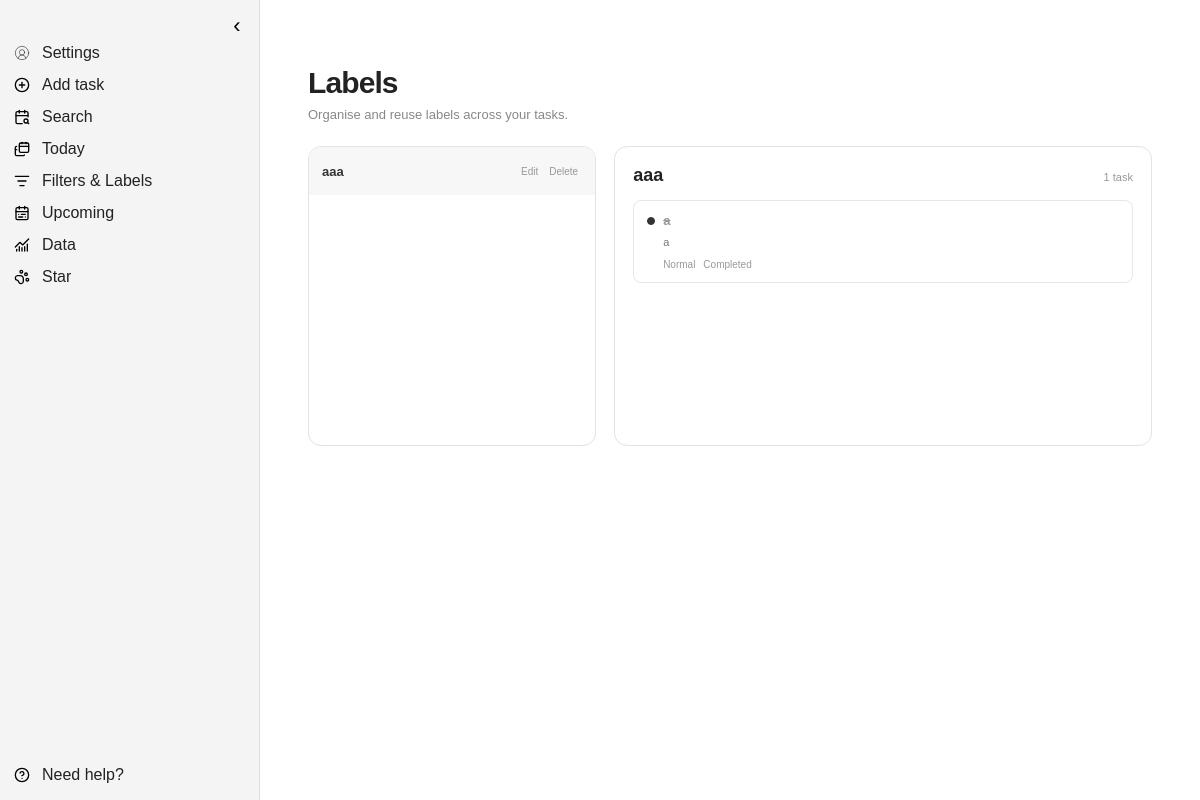
The app's page /labels?label=2 (signed in) with its own data.
### tables this page shows
CREATE TABLE cat (
            id INTEGER PRIMARY KEY AUTOINCREMENT,
            user_id INTEGER UNIQUE NOT NULL,
            cat_name TEXT NOT NULL,

            -- what the cat is doing at the moment
            status TEXT NOT NULL DEFAULT 'idle',

            -- keep these values between 0 and 100
            mood INTEGER NOT NULL DEFAULT 50
                CHECK (mood BETWEEN 0 AND 100),

            energy INTEGER NOT NULL DEFAULT 100
                CHECK (energy BETWEEN 0 AND 100),

            hunger INTEGER NOT NULL DEFAULT 0
                CHECK (hunger BETWEEN 0 AND 100),

            -- remember when the user last interacted with their cat
            last_interaction TIMESTAMP NOT NULL
                DEFAULT CURRENT_TIMESTAMP,

            equipped_item TEXT,
            cat_color TEXT,

            -- connect the cat to its owner
            FOREIGN KEY (user_id)
                REFERENCES users(id)
                ON DELETE CASCADE
        );

CREATE TABLE tags (
            id INTEGER PRIMARY KEY AUTOINCREMENT,
            user_id INTEGER NOT NULL,
            name TEXT NOT NULL,

            -- one user cannot create two tags with exactly the same name
            UNIQUE (user_id, name),

            FOREIGN KEY (user_id)
                REFERENCES users(id)
                ON DELETE CASCADE
        );

CREATE TABLE tasks (
            id INTEGER PRIMARY KEY AUTOINCREMENT,
            user_id INTEGER NOT NULL,
            title TEXT NOT NULL,
            description TEXT,

            -- task can only have one of these three states
            state TEXT NOT NULL DEFAULT 'not_started'
                CHECK (
                    state IN (
                        'not_started',
                        'in_progress',
                        'completed'
                    )
                ),

            -- normal is the default if the user does not choose a priority
            priority TEXT NOT NULL DEFAULT 'normal'
                CHECK (
                    priority IN (
                        'normal',
                        'low',
                        'medium',
                        'high'
                    )
                ),

            start_date DATE,
            due_date DATE,
            created_at TIMESTAMP NOT NULL DEFAULT CURRENT_TIMESTAMP,
            completed_at TIMESTAMP,

            -- connect the task to its user
            -- if the user is deleted, their tasks should also be deleted
            FOREIGN KEY (user_id)
                REFERENCES users(id)
                ON DELETE CASCADE
        );

### routes/label_routes.py (the view)
    @app.route("/labels")
    @login_required
    def labels():
        user_id = session["user_id"]
        tags = get_tags_by_user(
            user_id
        )
        selected_tag_id = request.args.get(
            "label",
            ""
        )
        selected_tag = None
        tasks = []
        if selected_tag_id.isdigit():
            selected_tag_id = int(
                selected_tag_id
            )
            selected_tag = next(
                (
                    tag
                    for tag in tags
                    if tag["id"]
                    == selected_tag_id
                ),
                None
            )
            if selected_tag:
                tasks = get_tasks_by_tag(
                    user_id=user_id,
                    tag_id=selected_tag_id
                )
                tasks = add_tags_to_tasks(
                    tasks,
                    user_id
                )
        return render_template(
            "labels.html",
            tags=tags,
            selected_tag=selected_tag,
            tasks=tasks
        )

### templates/labels.html (shortened to what this page needs)
{% extends "base.html" %}
{% block styles %}
<link
    rel="stylesheet"
    href="{{ url_for('static', filename='css/labels.css') }}"
>
{% endblock %}
{% block content %}
<main class="labels-page">
    <header class="labels-header">
        <h1>
            Labels
        </h1>
        <p>
            Organise and reuse labels across your tasks.
        </p>
    </header>
    {% if tags %}
        <div class="labels-layout">
            <section class="labels-list">
                {% for tag in tags %}
                    <div
                        class="
                            label-row
                            {% if
                                selected_tag
                                and
                                selected_tag['id']
                                == tag['id']
                            %}
                                selected
                            {% endif %}
                        "
                    >
                        <a
                            class="label-name"
                            href="{{ url_for('labels', label=tag['id']) }}"
                        >
                            {{ tag["name"] }}
                        </a>
                        <div class="label-actions">
                            <button
                                type="button"
                                class="label-edit-button"
                                data-tag-id="{{ tag['id'] }}"
                            >
                                Edit
                            </button>
                            <form
                                method="POST"
                                action="{{ url_for('remove_label', tag_id=tag['id']) }}"
                                class="label-delete-form"
                            >
                                <button
                                    type="submit"
                                    class="label-delete-button"
                                >
                                    Delete
                                </button>
                            </form>
                        </div>
                    </div>
                {% endfor %}
            </section>
            <section class="label-tasks">
                {% if selected_tag %}
                    <div class="label-task-header">
                        <h2>
                            {{ selected_tag["name"] }}
                        </h2>
                        <span>
                            {{ tasks | length }}
                            {% if tasks | length == 1 %}
                                task
                            {% else %}
                                tasks
                            {% endif %}
                        </span>
                    </div>
                    {% if tasks %}
                        <div class="label-task-list">
                            {% for task in tasks %}
                                <article class="label-task">
                                    <div class="label-task-title">
                                        <span
                                            class="
                                                label-task-circle
                                                {% if task['state'] == 'completed' %}
                                                    completed
                                                {% endif %}
                                            "
                                        ></span>
                                        <span
                                            {% if task["state"] == "completed" %}
                                                class="completed-title"
                                            {% endif %}
                                        >
                                            {{ task["title"] }}
                                        </span>
                                    </div>
                                    {% if task["description"] %}
                                        <p>
                                            {{ task["description"] }}
                                        </p>
                                    {% endif %}
                                    <div class="label-task-meta">
                                        <span>
                                            {{ task["priority"] | capitalize }}
                                        </span>
                                        <span>
                                            {{ task["state"] | replace("_", " ") | title }}
                                        </span>
                                    </div>
                                </article>
                            {% endfor %}
                        </div>
                    {% else %}
                        <div class="labels-empty-small">
                            No tasks use this label yet.
                        </div>
                    {% endif %}
                {% else %}
                    <div class="labels-empty-small">
                        Select a label to view its tasks.
                    </div>
                {% endif %}
            </section>
        </div>
    {% endif %}
</main>
{% endblock %}

### templates/base.html (shortened to what this page needs)
<!DOCTYPE html>
<html lang="en">
<head>
    <link
        rel="stylesheet"
        href="{{ url_for('static', filename='css/base.css') }}"
    >
    <link
        rel="stylesheet"
        href="{{ url_for('static', filename='css/task_modal.css') }}"
    >
    {% block styles %}
    {% endblock %}
</head>
<body>
    <aside class="sidebar" id="sidebar">
        <button
            class="sidebar-toggle"
            id="sidebarToggle"
            type="button"
            aria-label="Collapse sidebar"
        >
        </button>
        <nav class="sidebar-nav">
            <a
                class="nav-link"
                href="{{ url_for('setting') }}"
            >
                <img
                    class="nav-icon"
                    src="{{ url_for('static', filename='images/user.svg') }}"
                    alt=""
                >
                <span class="nav-text">
                    Settings
                </span>
            </a>
            <button
                class="nav-link nav-button"
                id="openTaskModal"
                type="button"
            >
                <img
                    class="nav-icon"
                    src="{{ url_for('static', filename='icons/add_task.svg') }}"
                    alt=""
                >
                <span class="nav-text">
                    Add task
                </span>
            </button>
            <a
                class="nav-link"
                href="{{ url_for('search') }}"
            >
                <img
                    class="nav-icon"
                    src="{{ url_for('static', filename='icons/calendar_search.svg') }}"
                    alt=""
                >
                <span class="nav-text">
                    Search
                </span>
            </a>
            <a
                class="nav-link"
                href="{{ url_for('home') }}"
            >
                <img
                    class="nav-icon"
                    src="{{ url_for('static', filename='icons/calendars.svg') }}"
                    alt=""
                >
                <span class="nav-text">
                    Today
                </span>
            </a>
            <a
                class="nav-link"
                href="{{ url_for('labels') }}"
            >
                <img
                    class="nav-icon"
                    src="{{ url_for('static', filename='icons/filter.svg') }}"
                    alt=""
                >
                <span class="nav-text">
                    Filters & Labels
                </span>
            </a>
            <a
                class="nav-link"
                href="{{ url_for('upcoming') }}"
            >
                <img
                    class="nav-icon"
                    src="{{ url_for('static', filename='icons/calendar_upcoming.svg') }}"
                    alt=""
                >
                <span class="nav-text">
                    Upcoming
                </span>
            </a>
            <a
                class="nav-link"
                href="{{ url_for('data') }}"
            >
                <img
                    class="nav-icon"
                    src="{{ url_for('static', filename='icons/data.svg') }}"
                    alt=""
                >
                <span class="nav-text">
                    Data
                </span>
            </a>
            <a
                class="nav-link"
                href="{{ url_for('cat') }}"
            >
                <img
                    class="nav-icon"
                    src="{{ url_for('static', filename='icons/cat.svg') }}"
                    alt=""
                >
                <span class="nav-text">
                    {{ cat_name | default('Cat') }}
                </span>
            </a>
            <div class="nav-spacer"></div>
            <a
                class="nav-link"
                href="{{ url_for('help_page') }}"
            >
                <img
                    class="nav-icon"
                    src="{{ url_for('static', filename='icons/question_mark.svg') }}"
                    alt=""
                >
                <span class="nav-text">
                    Need help?
                </span>
            </a>
        </nav>
        <div
            class="sidebar-resizer"
            id="sidebarResizer"
        ></div>
    </aside>
    <main class="main-content">
        {% block content %}
        {% endblock %}
    </main>
</body>
</html>

### records on screen
cat: cat_name "Star"
tags: name "aaa"
tasks: title "a", description "a", priority "Normal", state "Completed"

### other values on screen
{{ tasks | length }} "1"
